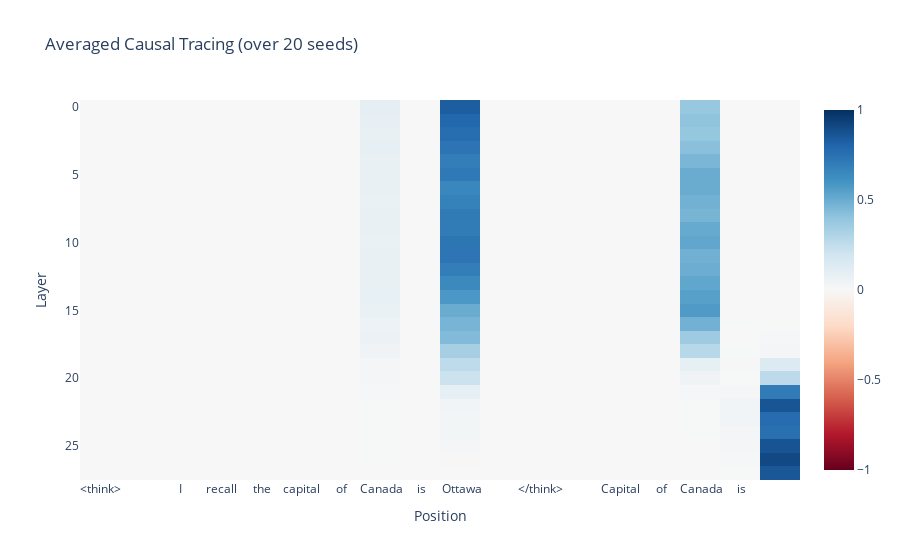

Notebook source saved alongside this figure:
### Code cell
fig = px.imshow(
    utils.to_numpy(patching_results_by_mlp),
    title=f"Averaged Causal Tracing (over {NUM_SEEDS} seeds)",
    labels={"x": "Position", "y": "Layer"},
    color_continuous_scale="RdBu",
    color_continuous_midpoint=0.0,
    zmin=-1, zmax=1,
    aspect='auto'
)

fig.update_xaxes(
    tickmode='array',
    tickvals=list(range(len(main_prompt_str_tokens))),
    ticktext=main_prompt_str_tokens,
)


fig.show()

### Figure 1 — Plotly figure (JSON) as saved in the notebook; plotly's stock layout.template omitted (floating-point values rounded to 4 significant figures; data arrays with more than 128 entries replaced by an {"elided": "..."} marker saying what was removed)
{"data": [{"coloraxis": "coloraxis", "hovertemplate": "Position: %{x}<br>Layer: %{y}<br>color: %{z}<extra></extra>", "name": "0", "type": "heatmap", "xaxis": "x", "yaxis": "y", "z": {"elided": "28x18 float values"}}], "layout": {"coloraxis": {"cmax": 1, "cmid": 0, "cmin": -1, "colorscale": [[0, "rgb(103,0,31)"], [0.1, "rgb(178,24,43)"], [0.2, "rgb(214,96,77)"], [0.3, "rgb(244,165,130)"], [0.4, "rgb(253,219,199)"], [0.5, "rgb(247,247,247)"], [0.6, "rgb(209,229,240)"], [0.7, "rgb(146,197,222)"], [0.8, "rgb(67,147,195)"], [0.9, "rgb(33,102,172)"], [1, "rgb(5,48,97)"]]}, "title": {"text": "Averaged Causal Tracing (over 20 seeds)"}, "xaxis": {"anchor": "y", "domain": [0, 1], "tickmode": "array", "ticktext": ["<think>", "\n", "I", " recall", " the", " capital", " of", " Canada", " is", " Ottawa", "\n", "</think>", "\n", "Capital", " of", " Canada", " is", " "], "tickvals": [0, 1, 2, 3, 4, 5, 6, 7, 8, 9, 10, 11, 12, 13, 14, 15, 16, 17], "title": {"text": "Position"}}, "yaxis": {"anchor": "x", "autorange": "reversed", "domain": [0, 1], "title": {"text": "Layer"}}}}
